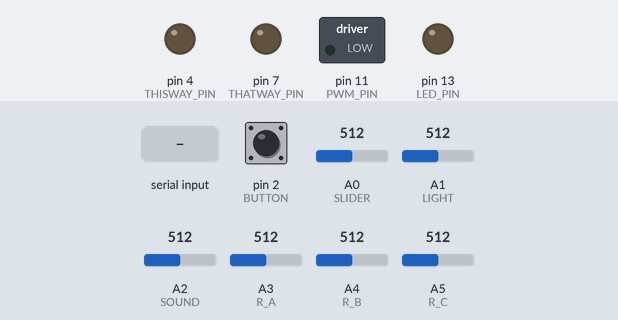
A sketch run on a simulated Arduino Uno, built with avr-gcc and run on an emulated ATmega328P. Shown: switched loads named in the sketch (green lamp = pin HIGH), output pins drawn as LEDs (lit = HIGH). The test bench sets the inputs (shaded band); at power-on: pin 2 (BUTTON) HIGH, A0 (SLIDER) = 512, A1 (LIGHT) = 512, A2 (SOUND) = 512, A3 (R_A) = 512, A4 (R_B) = 512, A5 (R_C) = 512. What the sketch prints to the serial monitor is not drawn.

Above: at 1.2 s.
1.3 s: byte 30 received over Serial
At 1.31 s:
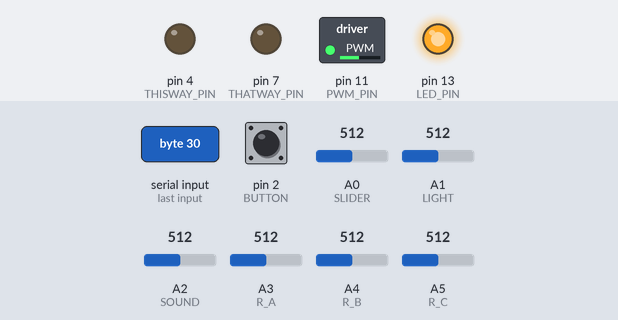
At 2.1 s:
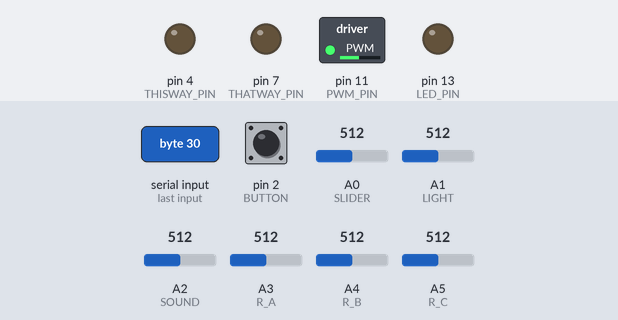
2.8 s: byte 120 received over Serial
At 3.3 s:
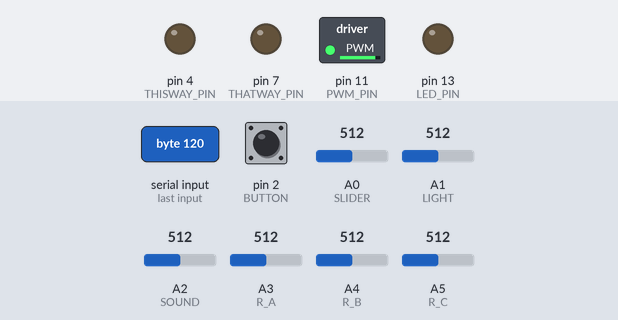
Timing chart, 0 to 5.8 s (numbered marks = the images above; inputs shaded):
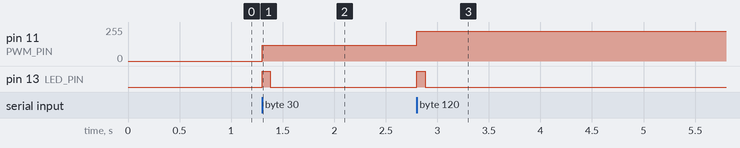

The sketch:

SensorBoardWithMotor.pde
```cpp
/*
 ScratchBoard compatible program with WeDo simulator

 Created 30 Sept. 2009
 by Koji Yokokawa (http://www.yengawa.com)

 Modified 11 Jan. 2010
 by Kazuhiro Abe (http://d.hatena.ne.jp/abee2/)
 */

// digital input pin
#define BUTTON 2

// analog input pin
#define SLIDER 0
#define LIGHT  1
#define SOUND  2
#define R_A 3
#define R_B 4
#define R_C 5
#define R_D 5 // Arduino Diecimila has 6 analog inputs

#define FIRMWAEW_ID 4  // ScratchBoard 1.1 Firmware ID

#define LED_PIN 13  // response lamp (digital pin 13 is on board LED)

#define PWM_PIN 11
#define THISWAY_PIN 4
#define THATWAY_PIN 7

const byte req_scratchboard = 0;  // request messge from Scratch
const byte mask_scratcharduino = 240;  // request mask of Scratch+Ardunio
const byte ch_r_D = 0;
const byte ch_r_C = 1;
const byte ch_r_B = 2;
const byte ch_button = 3;
const byte ch_r_A = 4;
const byte ch_light = 5;
const byte ch_sound = 6;
const byte ch_slider = 7;
const byte ch_firmware = 15;

int sensorValue = 0;  // sensor value to send

byte inByte = 0;  // incoming serial byte

byte motorDirection = 0;
byte isMotorOn = 0;
byte motorPower = 0;

void setup()
{
  // start serial port at 9600 bps:
  Serial.begin(38400);
  pinMode(BUTTON, INPUT);   // digital sensor is on digital pin 2
  digitalWrite(BUTTON, HIGH);

  // initialize the digital pin as an output:
  pinMode(LED_PIN, OUTPUT);
  //digitalWrite(LED_PIN, HIGH);   // set the LED on

  pinMode(PWM_PIN, OUTPUT);
  pinMode(THISWAY_PIN, OUTPUT);
  pinMode(THATWAY_PIN, OUTPUT);
}

void loop()
{
  // if we get a valid byte, read analog ins:
  if (Serial.available() > 0) {
    // get incoming byte:
    inByte = Serial.read();
    Serial.flush();
    if (inByte >= req_scratchboard) {
      digitalWrite(LED_PIN, HIGH);   // set the LED on

      motorPower = (inByte & B111111) * 4;
      motorDirection = (inByte >> 6) & B1;
      isMotorOn = inByte >> 7;
      analogWrite(PWM_PIN, motorPower);
      digitalWrite(THISWAY_PIN, motorDirection & isMotorOn);
      digitalWrite(THATWAY_PIN, ~motorDirection & isMotorOn);

      sendValue(ch_firmware, FIRMWAEW_ID);
      delay(10);

      // analog read range from 0 to 1023
      // delay 10ms to let the ADC recover:

      sensorValue = analogRead(R_D);
      sendValue(ch_r_D, sensorValue);
      delay(10);

      sensorValue = analogRead(R_C);
      sendValue(ch_r_C, sensorValue);
      delay(10);

      sensorValue = analogRead(R_B);
      sendValue(ch_r_B, sensorValue);
      delay(10);

      // read  switch, map it to 0 or 1023L
      sensorValue = map(digitalRead(BUTTON), 0, 1, 0, 1023);
      sendValue(ch_button, sensorValue);

      sensorValue = analogRead(R_A);
      sendValue(ch_r_A, sensorValue);
      delay(10);

      sensorValue = analogRead(LIGHT);
      sendValue(ch_light, sensorValue);
      delay(10);

      sensorValue = analogRead(SOUND);
      sendValue(ch_sound, sensorValue);
      delay(10);

      sensorValue = analogRead(SLIDER);
      sendValue(ch_slider, sensorValue);
      delay(10);

      digitalWrite(LED_PIN, LOW);    // set the LED off
    }
  }
}

void sendValue(byte channel, int value) {
  byte high = 0;  // high byte to send
  byte low = 0;  // low byte to send
  high = (1 << 7) | (channel << 3) | (value >> 7);
  low =  (0xff >> 1) & value;
  Serial.write(high);
  Serial.write(low);
}
```

Measured:
- after the input at 1.3 s, pin 11 (PWM_PIN): 0/255 → 120/255 at once; pin 13 (LED_PIN): LOW → HIGH at once, → LOW 0.08 s later
- after the input at 2.8 s, pin 11 (PWM_PIN): 120/255 → 224/255 at once; pin 13 (LED_PIN): LOW → HIGH at once, → LOW 0.08 s later
